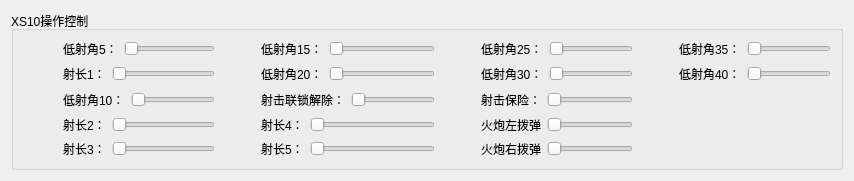
           <widget class="QWidget" name="page_8">
            <layout class="QGridLayout" name="gridLayout_16">
             <item row="0" column="0">
              <widget class="QGroupBox" name="groupBox_9">
               <property name="title">
                <string>XS10操作控制</string>
               </property>
               <layout class="QGridLayout" name="gridLayout_23">
                <item row="1" column="2">
                 <spacer name="horizontalSpacer_31">
                  <property name="orientation">
                   <enum>Qt::Horizontal</enum>
                  </property>
                  <property name="sizeHint" stdset="0">
                   <size>
                    <width>40</width>
                    <height>20</height>
                   </size>
                  </property>
                 </spacer>
                </item>
                <item row="2" column="4">
                 <spacer name="horizontalSpacer_32">
                  <property name="orientation">
                   <enum>Qt::Horizontal</enum>
                  </property>
                  <property name="sizeHint" stdset="0">
                   <size>
                    <width>40</width>
                    <height>20</height>
                   </size>
                  </property>
                 </spacer>
                </item>
                <item row="1" column="0">
                 <spacer name="horizontalSpacer_33">
                  <property name="orientation">
                   <enum>Qt::Horizontal</enum>
                  </property>
                  <property name="sizeHint" stdset="0">
                   <size>
                    <width>40</width>
                    <height>20</height>
                   </size>
                  </property>
                 </spacer>
                </item>
                <item row="0" column="1">
                 <layout class="QHBoxLayout" name="horizontalLayout_24">
                  <item>
                   <widget class="QLabel" name="label_44">
                    <property name="text">
                     <string>低射角5：</string>
                    </property>
                   </widget>
                  </item>
                  <item>
                   <widget class="QSlider" name="horizontalSlider_21">
                    <property name="orientation">
                     <enum>Qt::Horizontal</enum>
                    </property>
                   </widget>
                  </item>
                 </layout>
                </item>
                <item row="0" column="5">
                 <layout class="QHBoxLayout" name="horizontalLayout_44">
                  <item>
                   <widget class="QLabel" name="label_102">
                    <property name="text">
                     <string>低射角25：</string>
                    </property>
                   </widget>
                  </item>
                  <item>
                   <widget class="QSlider" name="horizontalSlider_41">
                    <property name="orientation">
                     <enum>Qt::Horizontal</enum>
                    </property>
                   </widget>
                  </item>
                 </layout>
                </item>
                <item row="2" column="5">
                 <layout class="QHBoxLayout" name="horizontalLayout_46">
                  <item>
                   <widget class="QLabel" name="label_113">
                    <property name="text">
                     <string>射击保险：</string>
                    </property>
                   </widget>
                  </item>
                  <item>
                   <widget class="QSlider" name="horizontalSlider_43">
                    <property name="orientation">
                     <enum>Qt::Horizontal</enum>
                    </property>
                   </widget>
                  </item>
                 </layout>
                </item>
                <item row="1" column="5">
                 <layout class="QHBoxLayout" name="horizontalLayout_45">
                  <item>
                   <widget class="QLabel" name="label_103">
                    <property name="text">
                     <string>低射角30：</string>
                    </property>
                   </widget>
                  </item>
                  <item>
                   <widget class="QSlider" name="horizontalSlider_42">
                    <property name="orientation">
                     <enum>Qt::Horizontal</enum>
                    </property>
                   </widget>
                  </item>
                 </layout>
                </item>
                <item row="4" column="3">
                 <layout class="QHBoxLayout" name="horizontalLayout_43">
                  <item>
                   <widget class="QLabel" name="label_101">
                    <property name="text">
                     <string>射长5：</string>
                    </property>
                   </widget>
                  </item>
                  <item>
                   <widget class="QSlider" name="horizontalSlider_40">
                    <property name="orientation">
                     <enum>Qt::Horizontal</enum>
                    </property>
                   </widget>
                  </item>
                 </layout>
                </item>
                <item row="1" column="7">
                 <layout class="QHBoxLayout" name="horizontalLayout_62">
                  <item>
                   <widget class="QLabel" name="label_129">
                    <property name="text">
                     <string>低射角40：</string>
                    </property>
                   </widget>
                  </item>
                  <item>
                   <widget class="QSlider" name="horizontalSlider_59">
                    <property name="orientation">
                     <enum>Qt::Horizontal</enum>
                    </property>
                   </widget>
                  </item>
                 </layout>
                </item>
                <item row="2" column="1">
                 <layout class="QHBoxLayout" name="horizontalLayout_35">
                  <item>
                   <widget class="QLabel" name="label_92">
                    <property name="text">
                     <string>低射角10：</string>
                    </property>
                   </widget>
                  </item>
                  <item>
                   <widget class="QSlider" name="horizontalSlider_32">
                    <property name="orientation">
                     <enum>Qt::Horizontal</enum>
                    </property>
                   </widget>
                  </item>
                 </layout>
                </item>
                <item row="3" column="1">
                 <layout class="QHBoxLayout" name="horizontalLayout_39">
                  <item>
                   <widget class="QLabel" name="label_96">
                    <property name="text">
                     <string>射长2：</string>
                    </property>
                   </widget>
                  </item>
                  <item>
                   <widget class="QSlider" name="horizontalSlider_36">
                    <property name="orientation">
                     <enum>Qt::Horizontal</enum>
                    </property>
                   </widget>
                  </item>
                 </layout>
                </item>
                <item row="4" column="1">
                 <layout class="QHBoxLayout" name="horizontalLayout_40">
                  <item>
                   <widget class="QLabel" name="label_97">
                    <property name="text">
                     <string>射长3：</string>
                    </property>
                   </widget>
                  </item>
                  <item>
                   <widget class="QSlider" name="horizontalSlider_37">
                    <property name="orientation">
                     <enum>Qt::Horizontal</enum>
                    </property>
                   </widget>
                  </item>
                 </layout>
                </item>
                <item row="4" column="5">
                 <layout class="QHBoxLayout" name="horizontalLayout_60">
                  <item>
                   <widget class="QLabel" name="label_127">
                    <property name="text">
                     <string>火炮右拨弹</string>
                    </property>
                   </widget>
                  </item>
                  <item>
                   <widget class="QSlider" name="horizontalSlider_57">
                    <property name="orientation">
                     <enum>Qt::Horizontal</enum>
                    </property>
                   </widget>
                  </item>
                 </layout>
                </item>
                <item row="3" column="3">
                 <layout class="QHBoxLayout" name="horizontalLayout_42">
                  <item>
                   <widget class="QLabel" name="label_99">
                    <property name="text">
                     <string>射长4：</string>
                    </property>
                   </widget>
                  </item>
                  <item>
                   <widget class="QSlider" name="horizontalSlider_39">
                    <property name="orientation">
                     <enum>Qt::Horizontal</enum>
                    </property>
                   </widget>
                  </item>
                 </layout>
                </item>
                <item row="1" column="1">
                 <layout class="QHBoxLayout" name="horizontalLayout_38">
                  <item>
                   <widget class="QLabel" name="label_95">
                    <property name="text">
                     <string>射长1：</string>
                    </property>
                   </widget>
                  </item>
                  <item>
                   <widget class="QSlider" name="horizontalSlider_35">
                    <property name="orientation">
                     <enum>Qt::Horizontal</enum>
                    </property>
                   </widget>
                  </item>
                 </layout>
                </item>
                <item row="1" column="3">
                 <layout class="QHBoxLayout" name="horizontalLayout_37">
                  <item>
                   <widget class="QLabel" name="label_94">
                    <property name="text">
                     <string>低射角20：</string>
                    </property>
                   </widget>
                  </item>
                  <item>
                   <widget class="QSlider" name="horizontalSlider_34">
                    <property name="orientation">
                     <enum>Qt::Horizontal</enum>
                    </property>
                   </widget>
                  </item>
                 </layout>
                </item>
                <item row="2" column="3">
                 <layout class="QHBoxLayout" name="horizontalLayout_41">
                  <item>
                   <widget class="QLabel" name="label_98">
                    <property name="text">
                     <string>射击联锁解除：</string>
                    </property>
                   </widget>
                  </item>
                  <item>
                   <widget class="QSlider" name="horizontalSlider_38">
                    <property name="orientation">
                     <enum>Qt::Horizontal</enum>
                    </property>
                   </widget>
                  </item>
                 </layout>
                </item>
                <item row="0" column="7">
                 <layout class="QHBoxLayout" name="horizontalLayout_61">
                  <item>
                   <widget class="QLabel" name="label_128">
                    <property name="text">
                     <string>低射角35：</string>
                    </property>
                   </widget>
                  </item>
                  <item>
                   <widget class="QSlider" name="horizontalSlider_58">
                    <property name="orientation">
                     <enum>Qt::Horizontal</enum>
                    </property>
                   </widget>
                  </item>
                 </layout>
                </item>
                <item row="0" column="3">
                 <layout class="QHBoxLayout" name="horizontalLayout_36">
                  <item>
                   <widget class="QLabel" name="label_93">
                    <property name="text">
                     <string>低射角15：</string>
                    </property>
                   </widget>
                  </item>
                  <item>
                   <widget class="QSlider" name="horizontalSlider_33">
                    <property name="orientation">
                     <enum>Qt::Horizontal</enum>
                    </property>
                   </widget>
                  </item>
                 </layout>
                </item>
                <item row="3" column="5">
                 <layout class="QHBoxLayout" name="horizontalLayout_59">
                  <item>
                   <widget class="QLabel" name="label_126">
                    <property name="text">
                     <string>火炮左拨弹</string>
                    </property>
                   </widget>
                  </item>
                  <item>
                   <widget class="QSlider" name="horizontalSlider_56">
                    <property name="orientation">
                     <enum>Qt::Horizontal</enum>
                    </property>
                   </widget>
                  </item>
                 </layout>
                </item>
                <item row="1" column="6">
                 <spacer name="horizontalSpacer_34">
                  <property name="orientation">
                   <enum>Qt::Horizontal</enum>
                  </property>
                  <property name="sizeHint" stdset="0">
                   <size>
                    <width>40</width>
                    <height>20</height>
                   </size>
                  </property>
                 </spacer>
                </item>
               </layout>
              </widget>
             </item>
            </layout>
           </widget>
